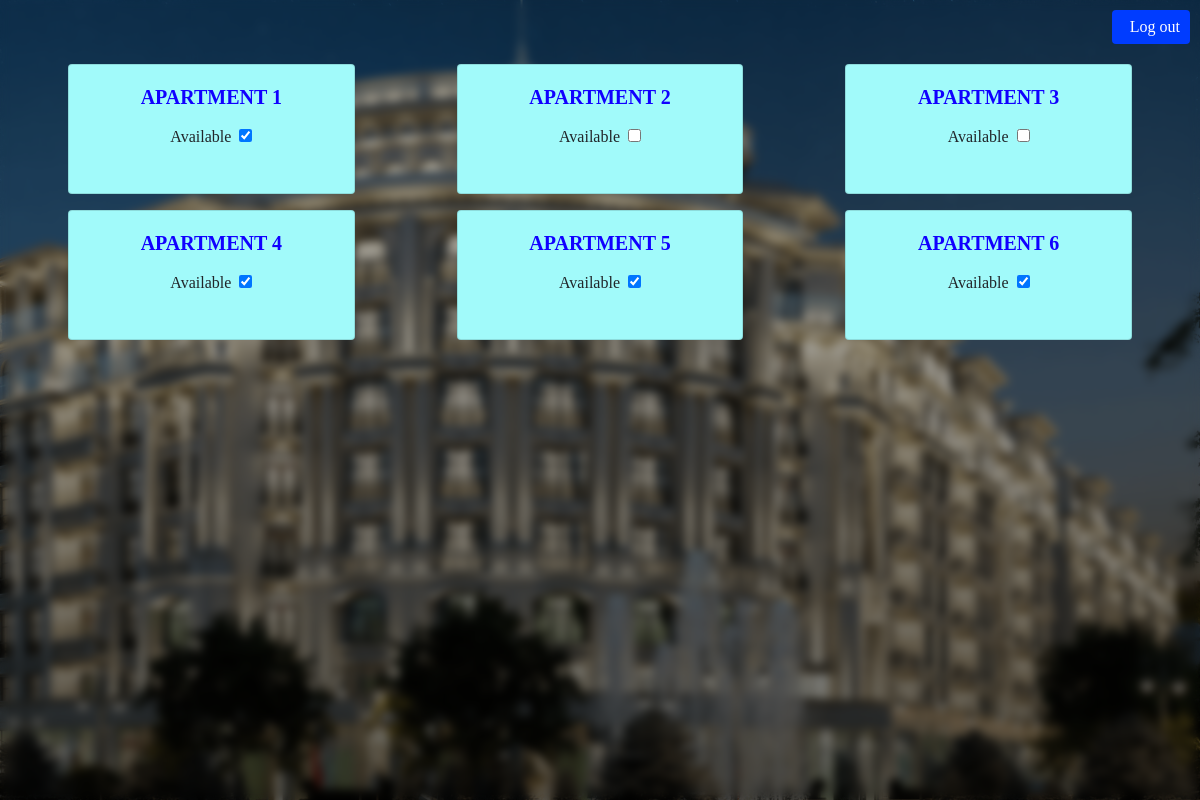
Before: /cadmin/dashboard/C/2/ (signed in) with the older database file.
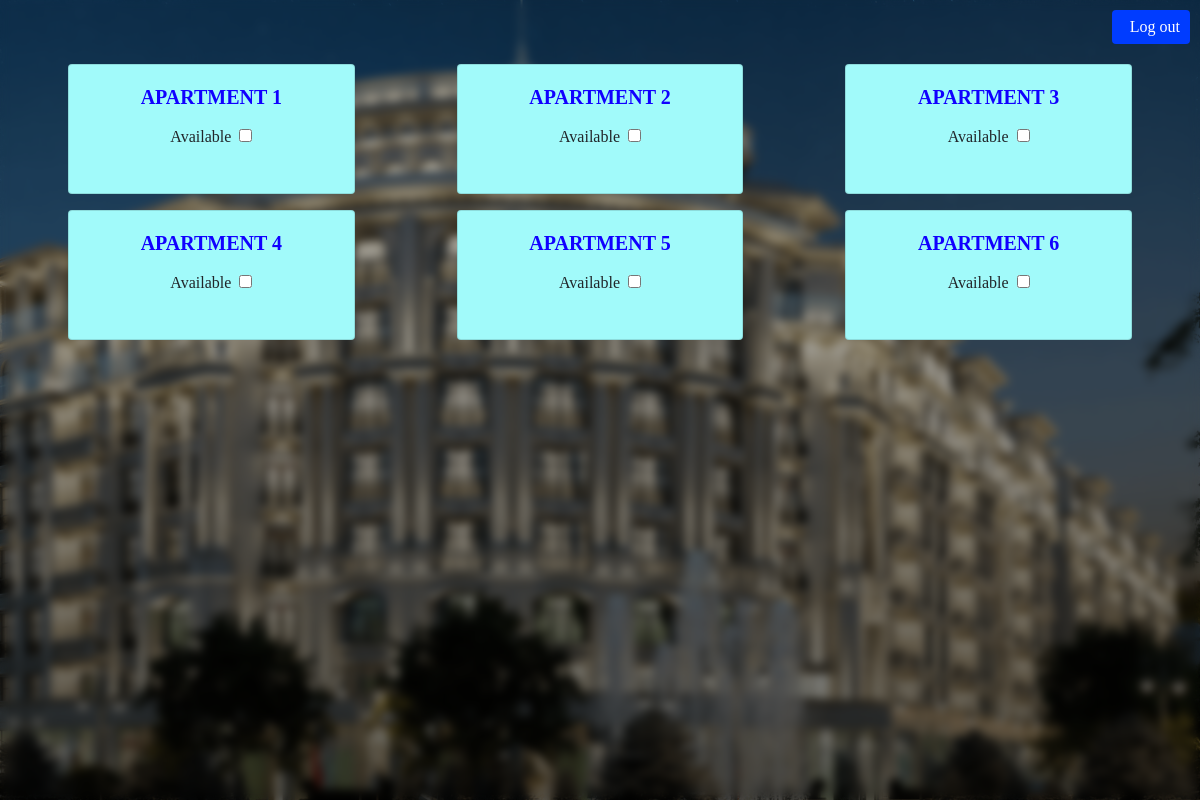
After: the same page with the newer database file.
### planirovka/models.py (models this page shows, shortened)
class Apartment(models.Model):
    apartment_number = models.IntegerField(blank=False, null=False)
    number_of_rooms = models.IntegerField()
    tot_area = models.FloatField()
    tot_area_rooms = models.FloatField()
    available = models.BooleanField(default=True)
    image = models.ImageField(upload_to=image_upload_path)
    image_3d = models.ImageField(upload_to=image_3d_upload_path, blank=True, null=True)
    floor = models.ForeignKey(Floor, on_delete=models.SET_NULL, null=True, related_name="rooms")

### custom_admin/views.py (the view)
# urls.py: path('dashboard/<str:building_label>/<int:floor>/', views.dashboard_floor, name="dashboard_floor"),
@login_required
def dashboard_floor(request, building_label, floor):
    apartments = get_object_or_404(Floor, floor_number=floor, building=Building.objects.get(building_label=building_label)).rooms.all()
    context = {
        'apartments': apartments,
        'building_label': building_label,
        'floor_number': floor
    }
    return render(request, 'custom_admin/dashboard.html', context)

### templates/custom_admin/dashboard.html (shortened to what this page needs)
{% extends "base.html" %}
{% load static %}
{% block style %}
<link rel="stylesheet" href="{% static 'css/admin-styles.css' %}">
{% endblock %}
{% block content %}
    <div class="container">
        <a href="javascript:{document.getElementById('logoutForm').submit()}" class="btn logout-btn">&nbsp;&nbsp;Log out</a>
        <div class="inner position-relative h-100">
            <div class="row">
                {% if apartments %}
                {% for apartment in apartments %}
                <div class="col-lg-4 col-md-4 col-sm-4 col-xs-6">
                    <div class="card text-center">
                        <div class="card-body">
                            <h5 class="card-title">Apartment {{apartment.apartment_number}}</h5>
                            <p class="card-text">
                                <form>
                                    <div class="form-group">
                                        <label class="mr-1" for="availCheck">Available</label>
                                        <input type="checkbox" name="available" class="check-control"
                                        data-csrf="{{csrf_token}}"
                                        data-type="apartment"
                                        data-buildingLabel="{{building_label}}"
                                        data-floorNumber="{{floor_number}}"
                                        data-apartmentNumber="{{apartment.apartment_number}}"
                                        data-url="{% url 'update' %}"
                                        {% if apartment.available %}
                                        checked
                                        {% endif %}
                                        >
                                    </div>
                                </form>
                            </p>
                        </div>
                    </div>
                </div>
                {% endfor %}
                {% endif %}
            </div>
        </div>
    </div>
{% endblock %}

Changed rows visible on the page:
changed Apartment (number 1 of 6 on the later page): available "☑" → "☐"
changed Apartment (number 4 of 6 on the later page): available "☑" → "☐"
changed Apartment (number 5 of 6 on the later page): available "☑" → "☐"
changed Apartment (number 6 of 6 on the later page): available "☑" → "☐"
